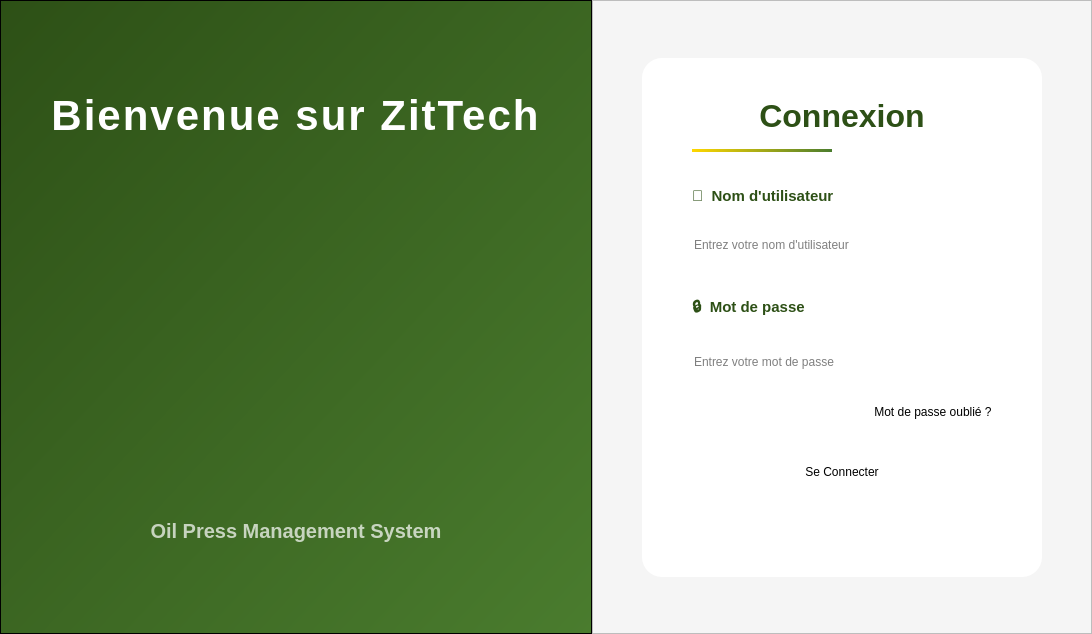
      <widget class="QWidget" name="page_login">
       <layout class="QHBoxLayout" name="horizontalLayout_login">
        <property name="spacing">
         <number>0</number>
        </property>
        <property name="leftMargin">
         <number>0</number>
        </property>
        <property name="topMargin">
         <number>0</number>
        </property>
        <property name="rightMargin">
         <number>0</number>
        </property>
        <property name="bottomMargin">
         <number>0</number>
        </property>
        <item>
         <widget class="QFrame" name="leftPanel">
          <property name="minimumSize">
           <size>
            <width>500</width>
            <height>0</height>
           </size>
          </property>
          <property name="styleSheet">
           <string>background: qlineargradient(x1:0, y1:0, x2:1, y2:1, stop:0 #2d5016, stop:1 #4a7c2e);</string>
          </property>
          <property name="frameShape">
           <enum>QFrame::Shape::StyledPanel</enum>
          </property>
          <layout class="QVBoxLayout" name="verticalLayout_left">
           <property name="spacing">
            <number>20</number>
           </property>
           <property name="leftMargin">
            <number>50</number>
           </property>
           <property name="topMargin">
            <number>50</number>
           </property>
           <property name="rightMargin">
            <number>50</number>
           </property>
           <property name="bottomMargin">
            <number>50</number>
           </property>
           <item>
            <spacer name="verticalSpacer_top">
             <property name="orientation">
              <enum>Qt::Orientation::Vertical</enum>
             </property>
             <property name="sizeHint" stdset="0">
              <size>
               <width>20</width>
               <height>40</height>
              </size>
             </property>
            </spacer>
           </item>
           <item>
            <widget class="QLabel" name="lblWelcome">
             <property name="styleSheet">
              <string>font-size: 42px; color: white; font-weight: bold; letter-spacing: 2px; border: none; background: transparent;</string>
             </property>
             <property name="text">
              <string>Bienvenue sur ZitTech</string>
             </property>
             <property name="alignment">
              <set>Qt::AlignmentFlag::AlignCenter</set>
             </property>
            </widget>
           </item>
           <item>
            <widget class="QLabel" name="lblLogoLeft">
             <property name="minimumSize">
              <size>
               <width>300</width>
               <height>300</height>
              </size>
             </property>
             <property name="maximumSize">
              <size>
               <width>500</width>
               <height>500</height>
              </size>
             </property>
             <property name="styleSheet">
              <string>border: none; background: transparent;</string>
             </property>
             <property name="text">
              <string/>
             </property>
             <property name="pixmap">
              <pixmap resource="resources.qrc">:/logozit.png</pixmap>
             </property>
             <property name="scaledContents">
              <bool>true</bool>
             </property>
             <property name="alignment">
              <set>Qt::AlignmentFlag::AlignCenter</set>
             </property>
            </widget>
           </item>
           <item>
            <spacer name="verticalSpacer_middle">
             <property name="orientation">
              <enum>Qt::Orientation::Vertical</enum>
             </property>
             <property name="sizeHint" stdset="0">
              <size>
               <width>20</width>
               <height>40</height>
              </size>
             </property>
            </spacer>
           </item>
           <item>
            <widget class="QLabel" name="lblSystemName">
             <property name="styleSheet">
              <string>font-size: 20px; color: rgba(255, 255, 255, 180); font-weight: 500; border: none; background: transparent;</string>
             </property>
             <property name="text">
              <string>Oil Press Management System</string>
             </property>
             <property name="alignment">
              <set>Qt::AlignmentFlag::AlignCenter</set>
             </property>
            </widget>
           </item>
           <item>
            <spacer name="verticalSpacer_bottom">
             <property name="orientation">
              <enum>Qt::Orientation::Vertical</enum>
             </property>
             <property name="sizeHint" stdset="0">
              <size>
               <width>20</width>
               <height>40</height>
              </size>
             </property>
            </spacer>
           </item>
          </layout>
         </widget>
        </item>
        <item>
         <widget class="QFrame" name="loginFrame">
          <property name="minimumSize">
           <size>
            <width>500</width>
            <height>0</height>
           </size>
          </property>
          <property name="styleSheet">
           <string>background-color: #f5f5f5;</string>
          </property>
          <property name="frameShape">
           <enum>QFrame::Shape::StyledPanel</enum>
          </property>
          <layout class="QVBoxLayout" name="verticalLayout_right">
           <item>
            <spacer name="verticalSpacer_form_top">
             <property name="orientation">
              <enum>Qt::Orientation::Vertical</enum>
             </property>
             <property name="sizeHint" stdset="0">
              <size>
               <width>20</width>
               <height>40</height>
              </size>
             </property>
            </spacer>
           </item>
           <item>
            <layout class="QHBoxLayout" name="horizontalLayout_form_center">
             <item>
              <spacer name="horizontalSpacer_left">
               <property name="orientation">
                <enum>Qt::Orientation::Horizontal</enum>
               </property>
               <property name="sizeHint" stdset="0">
                <size>
                 <width>40</width>
                 <height>20</height>
                </size>
               </property>
              </spacer>
             </item>
             <item>
              <widget class="QFrame" name="formContainer">
               <property name="minimumSize">
                <size>
                 <width>400</width>
                 <height>500</height>
                </size>
               </property>
               <property name="maximumSize">
                <size>
                 <width>550</width>
                 <height>600</height>
                </size>
               </property>
               <property name="styleSheet">
                <string>background-color: white; border-radius: 20px; border: none;</string>
               </property>
               <layout class="QVBoxLayout" name="verticalLayout_form">
                <property name="spacing">
                 <number>15</number>
                </property>
                <property name="leftMargin">
                 <number>50</number>
                </property>
                <property name="topMargin">
                 <number>40</number>
                </property>
                <property name="rightMargin">
                 <number>50</number>
                </property>
                <property name="bottomMargin">
                 <number>40</number>
                </property>
                <item>
                 <widget class="QLabel" name="lblLoginTitle">
                  <property name="styleSheet">
                   <string>font-size: 32px; color: #2d5016; font-weight: bold; border: none; background: transparent;</string>
                  </property>
                  <property name="text">
                   <string>Connexion</string>
                  </property>
                  <property name="alignment">
                   <set>Qt::AlignmentFlag::AlignCenter</set>
                  </property>
                 </widget>
                </item>
                <item>
                 <widget class="QFrame" name="lineDecor">
                  <property name="minimumSize">
                   <size>
                    <width>140</width>
                    <height>3</height>
                   </size>
                  </property>
                  <property name="maximumSize">
                   <size>
                    <width>140</width>
                    <height>3</height>
                   </size>
                  </property>
                  <property name="styleSheet">
                   <string>background: qlineargradient(x1:0, y1:0, x2:1, y2:0, stop:0 #ffd700, stop:1 #4a7c2e); border: none;</string>
                  </property>
                 </widget>
                </item>
                <item>
                 <spacer name="verticalSpacer_form1">
                  <property name="orientation">
                   <enum>Qt::Orientation::Vertical</enum>
                  </property>
                  <property name="sizeType">
                   <enum>QSizePolicy::Policy::Fixed</enum>
                  </property>
                  <property name="sizeHint" stdset="0">
                   <size>
                    <width>20</width>
                    <height>20</height>
                   </size>
                  </property>
                 </spacer>
                </item>
                <item>
                 <widget class="QLabel" name="lblUsername">
                  <property name="styleSheet">
                   <string>font-size: 15px; color: #2d5016; font-weight: 600; border: none; background: transparent;</string>
                  </property>
                  <property name="text">
                   <string>👤  Nom d'utilisateur</string>
                  </property>
                 </widget>
                </item>
                <item>
                 <widget class="QLineEdit" name="txtUsername">
                  <property name="minimumSize">
                   <size>
                    <width>0</width>
                    <height>50</height>
                   </size>
                  </property>
                  <property name="placeholderText">
                   <string>Entrez votre nom d'utilisateur</string>
                  </property>
                 </widget>
                </item>
                <item>
                 <spacer name="verticalSpacer_form2">
                  <property name="orientation">
                   <enum>Qt::Orientation::Vertical</enum>
                  </property>
                  <property name="sizeType">
                   <enum>QSizePolicy::Policy::Fixed</enum>
                  </property>
                  <property name="sizeHint" stdset="0">
                   <size>
                    <width>20</width>
                    <height>10</height>
                   </size>
                  </property>
                 </spacer>
                </item>
                <item>
                 <widget class="QLabel" name="lblPassword">
                  <property name="styleSheet">
                   <string>font-size: 15px; color: #2d5016; font-weight: 600; border: none; background: transparent;</string>
                  </property>
                  <property name="text">
                   <string>🔒  Mot de passe</string>
                  </property>
                 </widget>
                </item>
                <item>
                 <widget class="QLineEdit" name="txtPassword">
                  <property name="minimumSize">
                   <size>
                    <width>0</width>
                    <height>50</height>
                   </size>
                  </property>
                  <property name="echoMode">
                   <enum>QLineEdit::EchoMode::Password</enum>
                  </property>
                  <property name="placeholderText">
                   <string>Entrez votre mot de passe</string>
                  </property>
                 </widget>
                </item>
                <item>
                 <layout class="QHBoxLayout" name="horizontalLayout_forgot">
                  <item>
                   <spacer name="horizontalSpacer_forgot">
                    <property name="orientation">
                     <enum>Qt::Orientation::Horizontal</enum>
                    </property>
                    <property name="sizeHint" stdset="0">
                     <size>
                      <width>40</width>
                      <height>20</height>
                     </size>
                    </property>
                   </spacer>
                  </item>
                  <item>
                   <widget class="QPushButton" name="btnForgotPassword">
                    <property name="cursor">
                     <cursorShape>PointingHandCursor</cursorShape>
                    </property>
                    <property name="text">
                     <string>Mot de passe oublié ?</string>
                    </property>
                   </widget>
                  </item>
                 </layout>
                </item>
                <item>
                 <spacer name="verticalSpacer_form3">
                  <property name="orientation">
                   <enum>Qt::Orientation::Vertical</enum>
                  </property>
                  <property name="sizeType">
                   <enum>QSizePolicy::Policy::Fixed</enum>
                  </property>
                  <property name="sizeHint" stdset="0">
                   <size>
                    <width>20</width>
                    <height>10</height>
                   </size>
                  </property>
                 </spacer>
                </item>
                <item>
                 <widget class="QPushButton" name="btnLogin">
                  <property name="minimumSize">
                   <size>
                    <width>0</width>
                    <height>50</height>
                   </size>
                  </property>
                  <property name="cursor">
                   <cursorShape>PointingHandCursor</cursorShape>
                  </property>
                  <property name="text">
                   <string>Se Connecter</string>
                  </property>
                 </widget>
                </item>
                <item>
                 <spacer name="verticalSpacer_form_bottom">
                  <property name="orientation">
                   <enum>Qt::Orientation::Vertical</enum>
                  </property>
                  <property name="sizeHint" stdset="0">
                   <size>
                    <width>20</width>
                    <height>40</height>
                   </size>
                  </property>
                 </spacer>
                </item>
               </layout>
              </widget>
             </item>
             <item>
              <spacer name="horizontalSpacer_right">
               <property name="orientation">
                <enum>Qt::Orientation::Horizontal</enum>
               </property>
               <property name="sizeHint" stdset="0">
                <size>
                 <width>40</width>
                 <height>20</height>
                </size>
               </property>
              </spacer>
             </item>
            </layout>
           </item>
           <item>
            <spacer name="verticalSpacer_form_bottom2">
             <property name="orientation">
              <enum>Qt::Orientation::Vertical</enum>
             </property>
             <property name="sizeHint" stdset="0">
              <size>
               <width>20</width>
               <height>40</height>
              </size>
             </property>
            </spacer>
           </item>
          </layout>
         </widget>
        </item>
       </layout>
      </widget>
